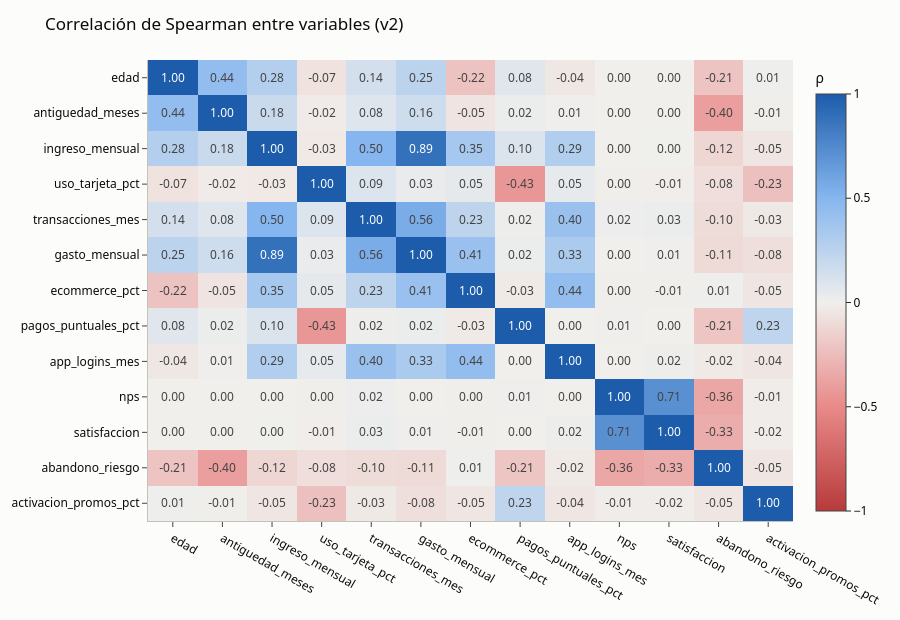

Here is the notebook cell this chart was saved with:
### Markdown cell above
## 6. Relaciones y validación de políticas

El original no tiene correlaciones (|ρ| ≤ 0.03); la v2 debe tener las que pide la política.

### Code cell
corr = clientes[NUM].rank().corr()   # Spearman sin scipy
fig = px.imshow(corr, color_continuous_scale=DIVERGENTE, zmin=-1, zmax=1, text_auto=".2f", aspect="auto",
                title="Correlación de Spearman entre variables (v2)")
fig.update_layout(height=620, coloraxis_colorbar=dict(title="ρ"))
fig.show()
fuera_diag = lambda d: d[NUM].rank().corr().where(~np.eye(len(NUM), dtype=bool)).abs().max().max()
print({n: round(fuera_diag(d), 2) for n, d in DATASETS.items()}, "← máx |ρ| fuera de la diagonal")

### Figure 1 — Plotly figure (JSON) as saved in the notebook; plotly's stock layout.template omitted (floating-point values rounded to 4 significant figures; data arrays with more than 128 entries replaced by an {"elided": "..."} marker saying what was removed)
{"data": [{"coloraxis": "coloraxis", "hovertemplate": "x: %{x}<br>y: %{y}<br>color: %{z}<extra></extra>", "name": "0", "texttemplate": "%{z:.2f}", "type": "heatmap", "x": ["edad", "antiguedad_meses", "ingreso_mensual", "uso_tarjeta_pct", "transacciones_mes", "gasto_mensual", "ecommerce_pct", "pagos_puntuales_pct", "app_logins_mes", "nps", "satisfaccion", "abandono_riesgo", "activacion_promos_pct"], "xaxis": "x", "y": ["edad", "antiguedad_meses", "ingreso_mensual", "uso_tarjeta_pct", "transacciones_mes", "gasto_mensual", "ecommerce_pct", "pagos_puntuales_pct", "app_logins_mes", "nps", "satisfaccion", "abandono_riesgo", "activacion_promos_pct"], "yaxis": "y", "z": {"elided": "13x13 float values"}}], "layout": {"coloraxis": {"autocolorscale": false, "cmax": 1, "cmin": -1, "colorbar": {"title": {"text": "ρ"}}, "colorscale": [[0, "#b83a3a"], [0.25, "#e88a89"], [0.5, "#f0efec"], [0.75, "#86b6ef"], [1, "#1c5cab"]]}, "height": 620, "title": {"text": "Correlación de Spearman entre variables (v2)"}, "xaxis": {"anchor": "y", "domain": [0.0, 1.0]}, "yaxis": {"anchor": "x", "autorange": "reversed", "domain": [0.0, 1.0]}}}
